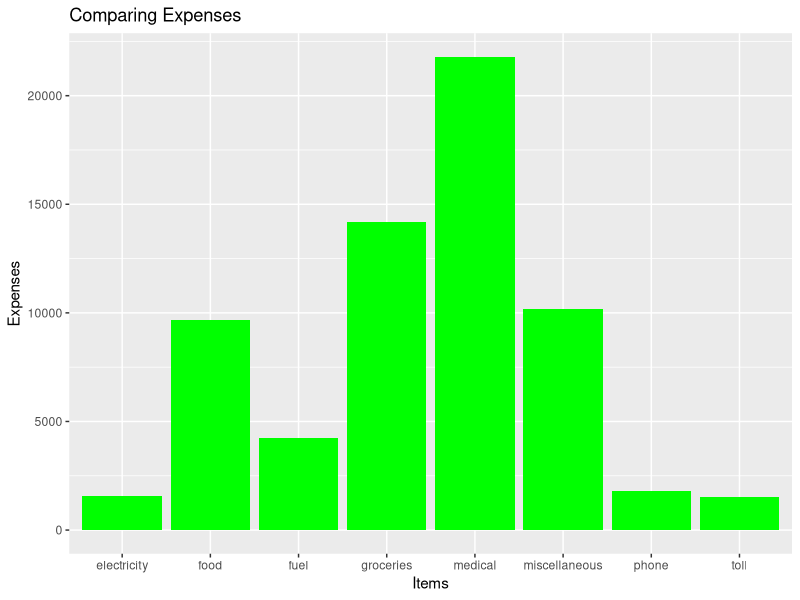
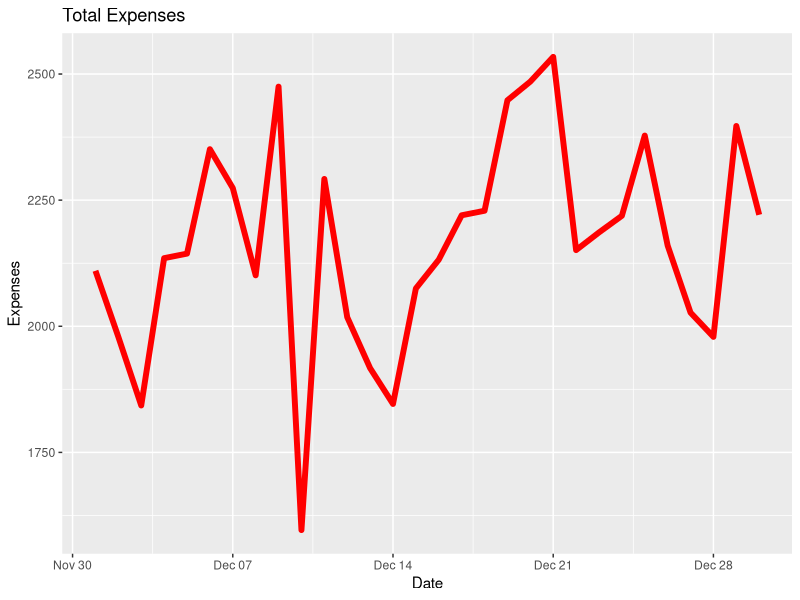
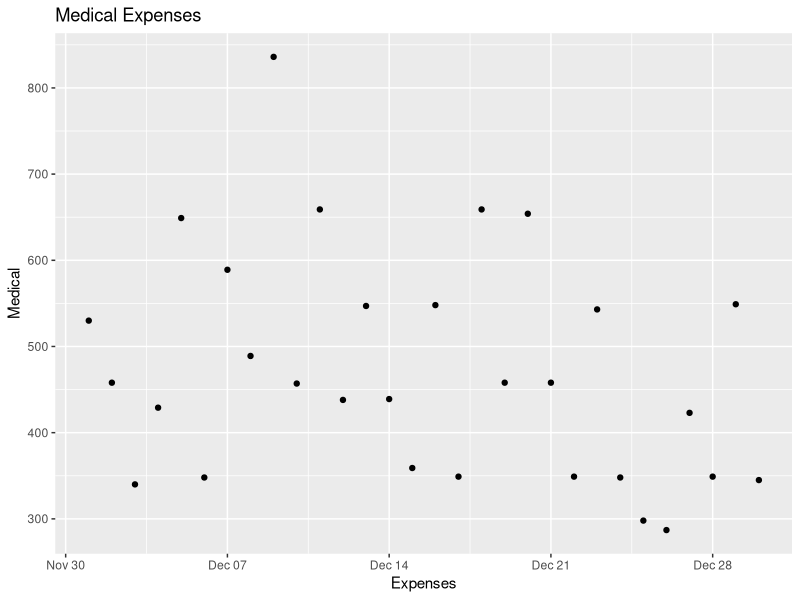
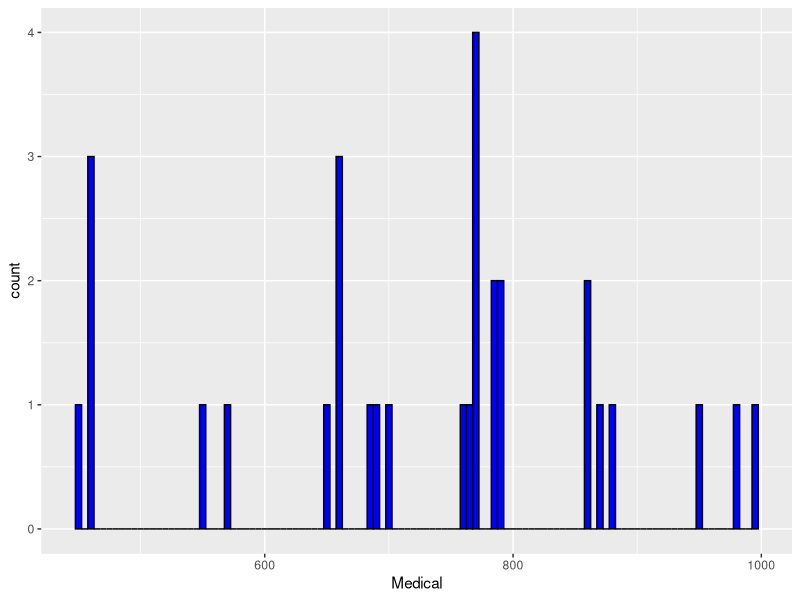

R code for these plots, in order:
# Importing Libraries
library(ggplot2)
library(dplyr)

# Importing Dataset
expenses <- read.csv("dailyexpenses.csv")

# Viewing Dataset
View(expenses)

str(expenses)
# Date type Conversion
expenses$Date <- as.Date(expenses$Date, "%d/%m/%y")
View(expenses)
str(expenses)

# Data frame for Comparing Expenses
tot <- expenses[, 2:9]
total <- colSums(tot)
detail <- c("food", "groceries", "medical", "fuel", "toll", 
            "phone", "electricity", "miscellaneous")

tot_each <- data.frame(detail, total)
View(tot_each)

# Bar plot of expenses
ggplot(data = tot_each, aes(x = detail, y = total))+ geom_bar(stat = "identity", fill = "green") + 
  labs(x = "Items", y = "Expenses", title = "Comparing Expenses")

# Dataframe for Daily Total Expenses
cm <- expenses[, 2:9]
dt <- expenses[, 1]
rs <- rowSums(cm)
daily_tot <- data.frame(dt, rs)
View(daily_tot)

# Line Plot for daily total expenses
ggplot(data = daily_tot, aes(x = dt, y = rs)) + 
  geom_line(color = "red", size = 2) + 
  labs(x = "Date", y = "Expenses", title = "Total Expenses")

# Dataframe of Daily Medical Expenses
md <- expenses[, 3]
de <- expenses[, 1]
daily_med <- data.frame(de, md)
View(daily_med)

# Scatter Plot of Daily Medical Expense
ggplot(data = daily_med, aes(x = de, y = md)) + geom_point() + 
  labs(x = "Expenses", y = "Medical", title = "Medical Expenses")

# Histogram of Medical Expenses
ggplot(expenses, aes(x = Medical)) + 
  geom_histogram(binwidth = 5, color = "black", fill = "blue")
